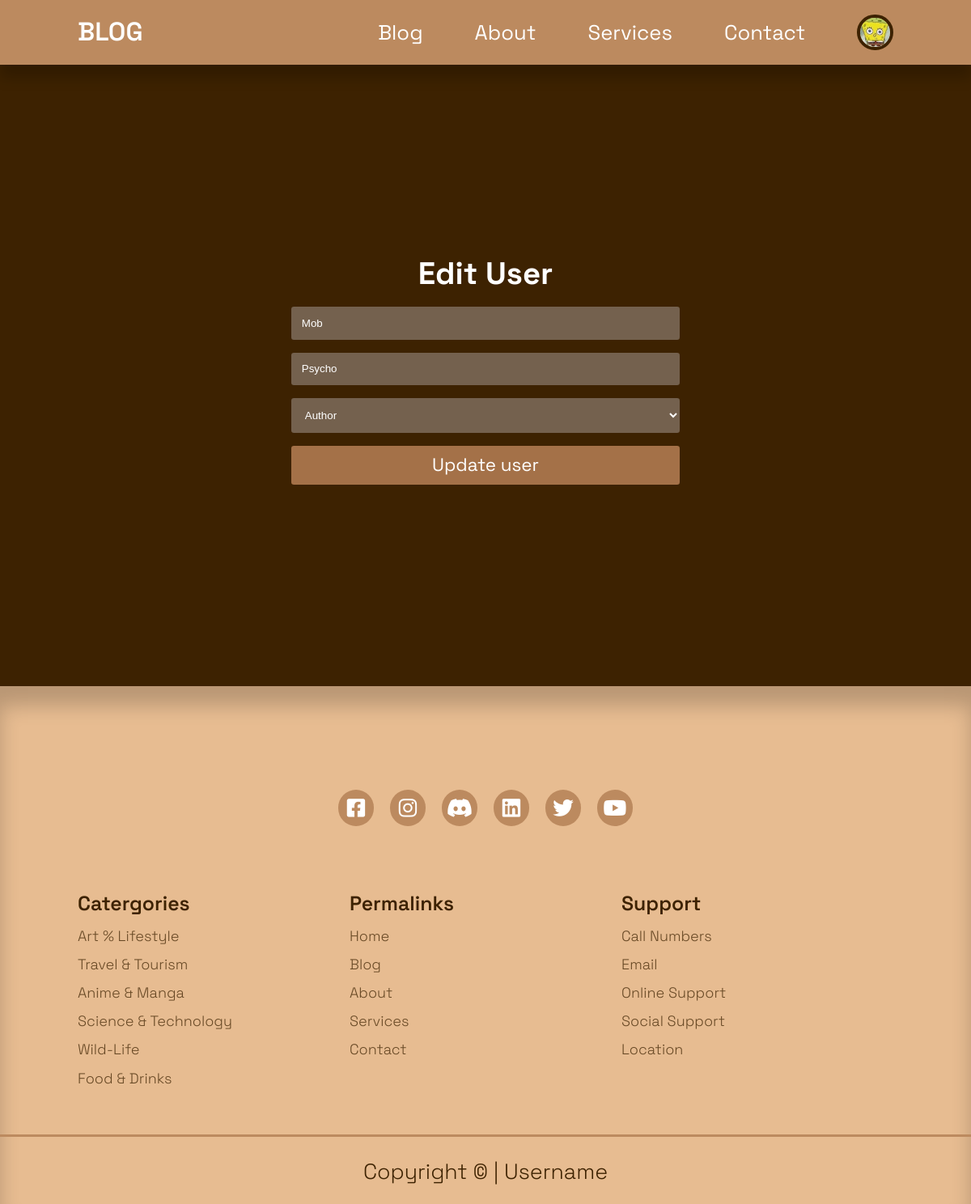
The page /admin/edit-user.php?id=2 (signed in) on the database its author committed.
### tables this page shows
CREATE TABLE `users` (
  `id` int(10) UNSIGNED NOT NULL,
  `firstname` varchar(30) NOT NULL,
  `lastname` varchar(30) NOT NULL,
  `username` varchar(30) NOT NULL,
  `email` varchar(60) NOT NULL,
  `password` varchar(255) NOT NULL,
  `avatar` varchar(100) NOT NULL,
  `is_admin` tinyint(1) NOT NULL
);

### admin/edit-user.php (the view, shortened to what this page needs)
<?php
  include 'partials/header.php';
  if(isset($_GET['id'])){
    $id = filter_var($_GET['id'], FILTER_SANITIZE_NUMBER_INT);
    $query = "SELECT * FROM users WHERE id = $id";
    $result = mysqli_query($connection,$query);
    $user = mysqli_fetch_assoc($result);
  } else{
    header('location :' . ROOT_URL . 'admin/manage-users.php');
    die();
  }
?>
<main>
  <section class="form-selection">
    <div class="container form-section-container">
      <h2>Edit User</h2>
      <form action="<?= ROOT_URL ?>admin/edit-user-logic.php" method="post">
        <input type="text" name="firstname" placeholder="First Name" value="<?= $user['firstname'] ?>">
        <input type="text" name="lastname" placeholder="Last Name" value="<?= $user['lastname'] ?>">
        <select name="user-role">
          <option value="0">Author</option>
        </select>
        <button class="add-user-submit-button" name="submit" type="submit">Update user</button>
      </form>
    </div>
  </section>
</main>
<?php
  include'../partials/footer.php'
?>

### admin/partials/header.php (shortened to what this page needs)
<?php
  require'config/db.php';
   if(isset($_SESSION['user-id'])){
    $id = filter_var($_SESSION['user-id'], FILTER_SANITIZE_NUMBER_INT);
    $query = "SELECT avatar FROM users WHERE id = $id";
    $result = mysqli_query($connection, $query);
    $avatar = mysqli_fetch_assoc($result);
  }
?>
<!DOCTYPE html>
<html lang="en">
<head>
  <link rel="stylesheet" href="https://cdnjs.cloudflare.com/ajax/libs/font-awesome/6.4.0/css/all.min.css" />
  <link rel="stylesheet" href="../css/styles.css">
  <link rel="stylesheet" href="../css/form.css">
  <link rel="stylesheet" href="../css/dashboard.css">
</head>
<body>
  <header>
    <nav>
      <div class="container navbar-container">
        <a class="navbar-logo" href="<?= ROOT_URL ?>">BLOG</a>
        <ul class="navbar-items">
          <li><a href="<?= ROOT_URL ?>blog.php">Blog</a></li>
          <li><a href="<?= ROOT_URL ?>about.php">About</a></li>
          <li><a href="<?= ROOT_URL ?>services.php">Services</a></li>
          <li><a href="<?= ROOT_URL ?>contact.php">Contact</a></li>
          <?php if(isset($_SESSION['user-id'])) : ?>
            <li class="navbar-profile">
            <div class="avatar">
              <img src="<?= ROOT_URL . 'images/' . $avatar['avatar'] ?>">
            </div>
          </li>
          <?php else : ?>
          <li><a href="<?= ROOT_URL ?>login.php">login</a></li>
          <?php endif ?>
        </ul>
      </div>
    </nav>
  </header>
</body>
</html>

### css/styles.css (style rules this page uses)
:root { --color-primary:#BC8A5F; --color-primary-light:hsl(242,91%,69%,18%); --color-primary-variant:#D4A276; --color-primary1:#E7BC91; --color-primary2:#BC8A5F; --color-primary3:#A47148; --color-red:#da0f3f; --color-red-light:#db0f3f26; --color-green:#00c476; --color-green-light:#00c27426; --color-dark-gray:#f2f2fe4d; --color-light-gray:#f2f2feb3; --color-white:#ffffff; --color-black:#000000; --color-background-light: #573100; --color-background: #3d2201; --transition:all 0.15s ease; --color-secondary-dark:#0c013d; }
* { box-sizing: border-box; margin: 0; padding: 0; outline: 0; list-style-type: none; text-decoration: none; text-align: none; }
body { font-family: 'Space Grotesk', sans-serif; line-height: 1.6; color:var(--color-light-gray); overflow-x: hidden; background-color: var(--color-background); }
.container { width:70%; max-width:1800px; margin:0 auto; }
section { margin-top:3rem; width:100vw; }
h1,h2,h3,h4,h5 { color:var(--color-white); line-height: 1.3; }
h2 { font-size:1.7rem; margin:1rem 0; }
a { color:var(--color-white); transition: var(--transition); font-size: 1.6rem; }
img { display:block; width: 100%; object-fit:cover; }
nav { background: var(--color-primary); width:100vw; height:5rem; position:fixed; top: 0; z-index:10; box-shadow: 0 1rem 1rem rgba(0,0,0,0.2); }
.navbar-container { height: 100%; display: flex; justify-content: space-between; align-items: center; }
.avatar { width: 2.8rem; height: 2.8rem; border-radius: 50%; overflow: hidden; border: 0.3rem solid var(--color-background); }
.navbar-logo { font-weight:600; font-size: 2rem; }
.navbar-items { display: flex; align-items: center; gap:4rem; }
.navbar-profile { position: relative; cursor: pointer; }
@media screen and (max-width:1240px) { .container { width:84%; } }

### css/form.css (style rules this page uses)
:root { --color-primary:#BC8A5F; --color-primary-light:hsl(242,91%,69%,18%); --color-primary-variant:#D4A276; --color-primary1:#E7BC91; --color-primary2:#BC8A5F; --color-primary3:#A47148; --color-red:#ff0000; --color-red-light:#e7003626; --color-green:#00c476; --color-green-light:#00c27426; --color-dark-gray:#f2f2fe4d; --color-light-gray:#f2f2feb3; --color-white:#ffffff; --color-black:#000000; --color-background-light: #573100; --color-background: #3d2201; --transition:all 0.15s ease; --color-secondary-dark:#0c013d; }
.form-selection { display: grid; place-items: center; height: 100vh; }
.form-section-container { width: 30%; }
.form-section-container >h2 { text-align: center; font-size: 2.4rem; }
form,.form-control { display: flex; flex-direction: column; gap: 1rem; }
input, textarea, select { padding:0.8rem 0.8rem; border-radius: 0.2rem; border: 0px; background-color: var(--color-dark-gray); color: var(--color-white); }
.signup-submit-button, .login-submit-button, .add-category-submit-button, .add-post-submit-button, .add-user-submit-button { display: inline-block; font-size: 1.4rem; font-family:'Space Grotesk', sans-serif; width:100%; padding:0.6rem 1.2rem; border: none; color: var(--color-white); background-color: var(--color-primary3); border-radius: 0.2rem; transition: var(--transition); }
@media screen and (max-width:1240px) { .form-section-container { width: 40%; } }

### css/dashboard.css (style rules this page uses)
:root { --color-primary:#BC8A5F; --color-primary-light:hsl(242,91%,69%,18%); --color-primary-variant:#D4A276; --color-primary1:#E7BC91; --color-primary2:#BC8A5F; --color-primary3:#A47148; --color-primary4:#7c3e0b; --color-red:#ff0000; --color-red-light:#e7003626; --color-green:#00c476; --color-green-light:#00c27426; --color-dark-gray:#f2f2fe4d; --color-light-gray:#f2f2feb3; --color-white:#ffffff; --color-black:#000000; --color-background-light: #573100; --color-background: #3d2201; --transition:all 0.15s ease; --color-secondary-dark:#0c013d; }

### rows shown on the page
users: avatar (picture)
users: firstname "Mob", lastname "Psycho"
